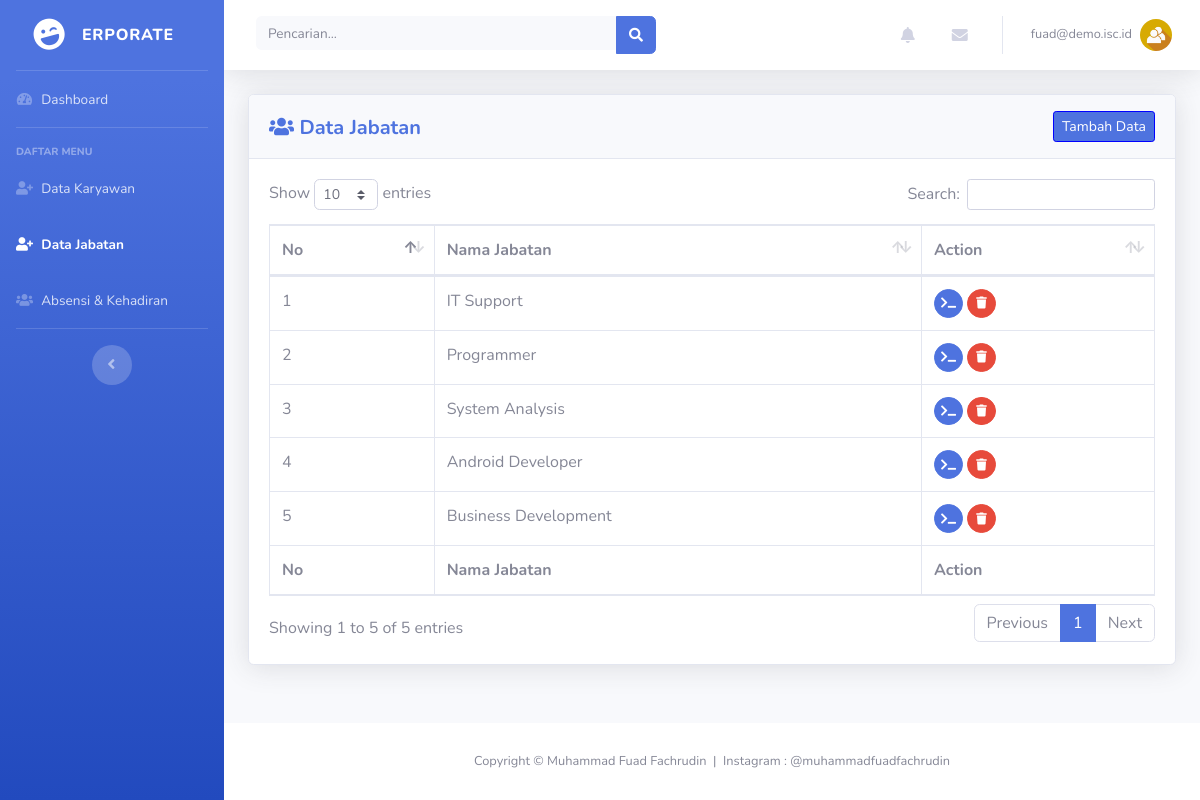
Screenshot of /view/admin/jabatan.php (signed in) with the database file from the repository.
### tables this page shows
CREATE TABLE `jabatan` (
  `id_jabatan` int(2) NOT NULL,
  `nama_jabatan` varchar(50) NOT NULL
);

### view/admin/jabatan.php (the view, shortened to what this page needs)
<!DOCTYPE html>
<html lang="en">
<head>
  <link href="../../assets/vendor/fontawesome-free/css/all.min.css" rel="stylesheet" type="text/css">
  <link href="../../assets/css/sb-admin-2.min.css" rel="stylesheet">
  <link href="../../assets/vendor/datatables/dataTables.bootstrap4.min.css" rel="stylesheet">
</head>
<body id="page-top">
<?php
  include '../../controller/koneksi.php';
?>
  <div id="wrapper">
    <ul class="navbar-nav bg-gradient-primary sidebar sidebar-dark accordion" id="accordionSidebar">
      <a class="sidebar-brand d-flex align-items-center justify-content-center" href="index.php">
        <div class="sidebar-brand-icon rotate-n-15">
          <i class="fas fa-laugh-wink"></i>
        </div>
        <div class="sidebar-brand-text mx-3">Erporate<sup></sup></div>
      </a>
      <hr class="sidebar-divider my-0">
      <li class="nav-item">
        <a class="nav-link" href="index.php">
          <i class="fas fa-fw fa-tachometer-alt"></i>
          <span>Dashboard</span></a>
      </li>
      <hr class="sidebar-divider">
      <div class="sidebar-heading">
        Daftar Menu
      </div>
      <li class="nav-item">
        <a class="nav-link" href="karyawan.php">
          <i class="fas fa-fw fa-user-plus"></i>
          <span>Data Karyawan</span></a>
      </li>
      <li class="nav-item active">
        <a class="nav-link" href="jabatan.php">
          <i class="fas fa-fw fa-user-plus"></i>
          <span>Data Jabatan</span></a>
      </li>
      <li class="nav-item">
        <a class="nav-link" href="absensi.php">
          <i class="fas fa-fw fa-users"></i>
          <span>Absensi & Kehadiran</span></a>
      </li>
      <hr class="sidebar-divider d-none d-md-block">
      <div class="text-center d-none d-md-inline">
        <button class="rounded-circle border-0" id="sidebarToggle"></button>
      </div>
    </ul>
    <div id="content-wrapper" class="d-flex flex-column">
      <div id="content">
        <nav class="navbar navbar-expand navbar-light bg-white topbar mb-4 static-top shadow">
          <form class="d-none d-sm-inline-block form-inline mr-auto ml-md-3 my-2 my-md-0 mw-100 navbar-search">
            <div class="input-group">
              <input type="text" class="form-control bg-light border-0 small" placeholder="Pencarian..." aria-label="Search" aria-describedby="basic-addon2">
              <div class="input-group-append">
                <button class="btn btn-primary" type="button">
                  <i class="fas fa-search fa-sm"></i>
                </button>
              </div>
            </div>
          </form>
          <ul class="navbar-nav ml-auto">
            <li class="nav-item dropdown no-arrow mx-1">
              <a class="nav-link dropdown-toggle" href="#" id="alertsDropdown" role="button" data-toggle="dropdown" aria-haspopup="true" aria-expanded="false">
                <i class="fas fa-bell fa-fw"></i>
              </a>
            </li>
            <li class="nav-item dropdown no-arrow mx-1">
              <a class="nav-link dropdown-toggle" href="#" id="messagesDropdown" role="button" data-toggle="dropdown" aria-haspopup="true" aria-expanded="false">
                <i class="fas fa-envelope fa-fw"></i>
              </a>
            </li>
            <li class="nav-item dropdown no-arrow">
              <a class="nav-link dropdown-toggle" href="#" id="userDropdown" role="button" data-toggle="dropdown" aria-haspopup="true" aria-expanded="false">
                <span class="mr-2 d-none d-lg-inline text-gray-600 small"><?php echo $_SESSION['email'];?></span>
                <img class="img-profile rounded-circle" src="../../assets/img/usericon.jpg">
              </a>
            </li>
          </ul>
        </nav>
        <div class="container-fluid">
          <div id="dataJabatan">
          <div class="card shadow mb-4">
            <div class="card-header py-3">
			  <span class="float-left" style="padding-top:5px">
				<h5 class="m-0 font-weight-bold text-primary"><i class="fa fa-users" aria-hidden="true"></i> Data Jabatan</h5>
			  </span>
			  <a href="jabatan.php?aksi=tambah_data"><span class="btn btn-primary btn-sm float-right" style="border:1px solid blue">Tambah Data</span></a>
            </div>
            <div class="card-body">
              <div class="table-responsive">
                <table class="table table-bordered" id="dataTable" width="100%" cellspacing="0">
                  <thead>
                    <tr>
                      <th>No</th>
                      <th>Nama Jabatan</th>
                      <th>Action</th>
                    </tr>
                  </thead>
                  <tfoot>
                    <tr>
                      <th>No</th>
                      <th>Nama Jabatan</th>
                      <th>Action</th>
                    </tr>
                  </tfoot>
                  <tbody>
                    <?php
                      $semuaJabatan = "SELECT * FROM `jabatan`";
                      $resultJabatan = mysqli_query($db, $semuaJabatan);
                      $no = 1;
                      foreach ($resultJabatan as $row2) {
                    ?>
                    <tr>
                      <td><?=$no++;?></td>
                      <td><?=$row2['nama_jabatan'];?></td>
                      <td>
                          <a href="jabatan.php?edit=<?=$row2['id_jabatan'];?>" title="Edit" class="btn btn-primary btn-sm btn-circle">
                            <i class="fas fa-terminal"></i>
                          </a>
                          <a data-toggle="modal" data-target="#hapusModal<?=$row2['id_jabatan'];?>" href="#" title="Hapus" class="btn btn-danger btn-circle btn-sm">
                            <i class="fas fa-trash"></i>
                          </a>
                      </td>
                    </tr>
                    <?php } ?>
                  </tbody>
                </table>
              </div>
            </div>
          </div>
      	  </div>
        </div>
      </div>
      <footer class="sticky-footer bg-white">
        <div class="container my-auto">
          <div class="copyright text-center my-auto">
            <span>Copyright &copy; <a href="https://www.linkedin.com/in/muhammad-fuad-fachrudin/" style="text-decoration: none;color:#858796" target="_blank">Muhammad Fuad Fachrudin</a>&nbsp; | &nbsp;Instagram : <a href="https://www.instagram.com/muhammadfuadfachrudin/" style="text-decoration: none;color:#858796" target="_blank">@muhammadfuadfachrudin</a></span>
          </div>
        </div>
      </footer>
    </div>
  </div>
</body>
</html>

### rows the page displays
jabatan: nama_jabatan "IT Support"
jabatan: nama_jabatan "Programmer"
jabatan: nama_jabatan "System Analysis"
jabatan: nama_jabatan "Android Developer"
jabatan: nama_jabatan "Business Development"

### other values shown
$_SESSION['email'] "fuad@demo.isc.id"
